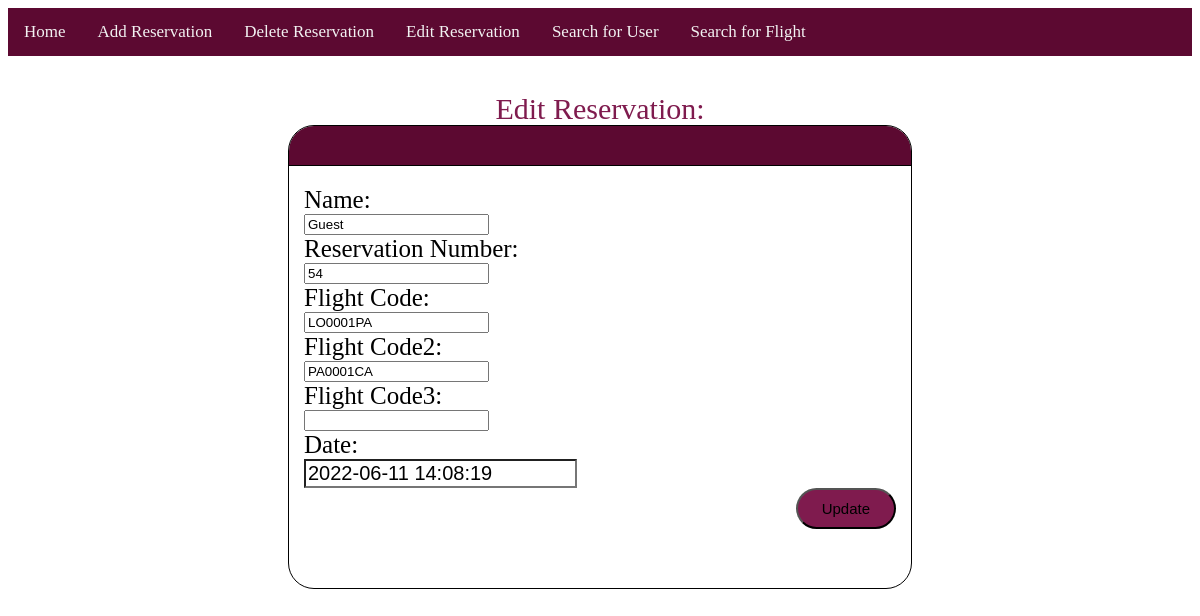
The page /customerservice/csupdateaction.php?rev_num=54 on the database its author committed.
### tables this page shows
CREATE TABLE `reservations` (
  `name` varchar(200) NOT NULL,
  `rev_num` int(25) NOT NULL,
  `f_code` varchar(15) NOT NULL,
  `f_code2` varchar(15) NOT NULL,
  `f_code3` varchar(15) NOT NULL,
  `rate` int(1) DEFAULT NULL,
  `comment` varchar(250) DEFAULT NULL,
  `cancel` tinyint(1) DEFAULT NULL,
  `date` datetime NOT NULL DEFAULT current_timestamp(),
  `Price` int(20) DEFAULT NULL,
  `status` varchar(20) DEFAULT NULL,
  `edit` tinyint(1) NOT NULL DEFAULT 0
);

### customerservice/csupdateaction.php (the view, shortened to what this page needs)
<?php
 include "csmenu.php";
 $servername = "localhost";
 $username = "root";
 $password = "";
 $dbname = "egway";
 $conn = mysqli_connect($servername, $username, $password, $dbname);
    $result = mysqli_query($conn,"SELECT * FROM reservations WHERE rev_num='" . $_GET['rev_num'] . "'");
    $row= mysqli_fetch_array($result);
?>
<html>
<head>
    <link rel="stylesheet" href="customerservicestyle.css">
</head>
<body>
    <div class="title">Edit Reservation:</div>
    <div class = "FlightCardTopBar"> </div>
    <div class ="FlightCard">
<form method="post" action="">
<div style="padding-bottom:5px;"></div>
Name: <br>
<input type="text" name="name" value="<?php echo $row['name']; ?>">
<br>
Reservation Number:<br>
<input type="text" name="rev_num"  value="<?php echo $row['rev_num']; ?>">
<br>
Flight Code: <br>
<input type="text" name="f_code"  value="<?php echo $row['f_code']; ?>">
<br>
Flight Code2: <br>
<input type="text" name="f_code2"  value="<?php echo $row['f_code2']; ?>">
<br>
Flight Code3: <br>
<input type="text" name="f_code3"  value="<?php echo $row['f_code3']; ?>">
<br>
Date: <br>
<input type="text" name="date" class="date" value="<?php echo $row['date']; ?>">
<br>
<input type="submit" name="submit" class="button" value="Update">
</form>
</div>
</body>
</html>

### customerservice/customerservicestyle.css (style rules this page uses)
.date { background-color:white; font-size: 20px; padding: auto; }
.FlightCardTopBar { width: 50%; height: 10px; background-color:#5c0931; padding: 15px; border-radius: 25px 25px 0px 0px; outline: 1px solid black; font-size: 25px; position:relative; left: 50%; transform: translate(-50%); }
.FlightCard { width: 50%; height: 50%; background-color:white; padding: 15px; border-radius: 0px 0px 25px 25px; outline: 1px solid black; font-size: 25px; position:relative; left: 50%; transform: translate(-50%); }
.title { color: 7f1b4e; text-align: center; font-size: 30px; }
.button { float: right; border-radius: 50px 50px 50px 50px; padding: 10px 24px; background-color: 7f1b4e; font-size: larger; font-size: 15px; }

### rows shown on the page
reservations: name "Guest", rev_num "54", f_code "LO0001PA", f_code2 "PA0001CA", date "2022-06-11 14:08:19"
